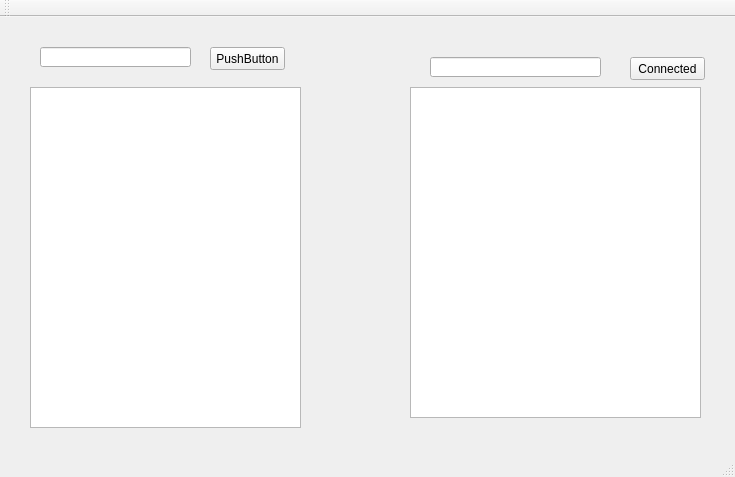
<?xml version="1.0" encoding="UTF-8"?>
<ui version="4.0">
 <class>MainWindow</class>
 <widget class="QMainWindow" name="MainWindow">
  <property name="geometry">
   <rect>
    <x>0</x>
    <y>0</y>
    <width>735</width>
    <height>477</height>
   </rect>
  </property>
  <property name="windowTitle">
   <string>MainWindow</string>
  </property>
  <widget class="QWidget" name="centralWidget">
   <widget class="QPushButton" name="pushButton">
    <property name="geometry">
     <rect>
      <x>630</x>
      <y>40</y>
      <width>75</width>
      <height>23</height>
     </rect>
    </property>
    <property name="text">
     <string>Connected</string>
    </property>
   </widget>
   <widget class="QListView" name="listViewLocal">
    <property name="geometry">
     <rect>
      <x>30</x>
      <y>70</y>
      <width>271</width>
      <height>341</height>
     </rect>
    </property>
   </widget>
   <widget class="QListView" name="listViewRemote">
    <property name="geometry">
     <rect>
      <x>410</x>
      <y>70</y>
      <width>291</width>
      <height>331</height>
     </rect>
    </property>
   </widget>
   <widget class="QLineEdit" name="lineEdit">
    <property name="geometry">
     <rect>
      <x>40</x>
      <y>30</y>
      <width>151</width>
      <height>20</height>
     </rect>
    </property>
   </widget>
   <widget class="QPushButton" name="pushButton_2">
    <property name="geometry">
     <rect>
      <x>210</x>
      <y>30</y>
      <width>75</width>
      <height>23</height>
     </rect>
    </property>
    <property name="text">
     <string>PushButton</string>
    </property>
   </widget>
   <widget class="QLineEdit" name="lineEdit_2">
    <property name="geometry">
     <rect>
      <x>430</x>
      <y>40</y>
      <width>171</width>
      <height>20</height>
     </rect>
    </property>
   </widget>
  </widget>
  <widget class="QMenuBar" name="menuBar">
   <property name="geometry">
    <rect>
     <x>0</x>
     <y>0</y>
     <width>735</width>
     <height>23</height>
    </rect>
   </property>
  </widget>
  <widget class="QToolBar" name="mainToolBar">
   <attribute name="toolBarArea">
    <enum>TopToolBarArea</enum>
   </attribute>
   <attribute name="toolBarBreak">
    <bool>false</bool>
   </attribute>
  </widget>
  <widget class="QStatusBar" name="statusBar"/>
 </widget>
 <layoutdefault spacing="6" margin="11"/>
 <resources/>
 <connections/>
</ui>
